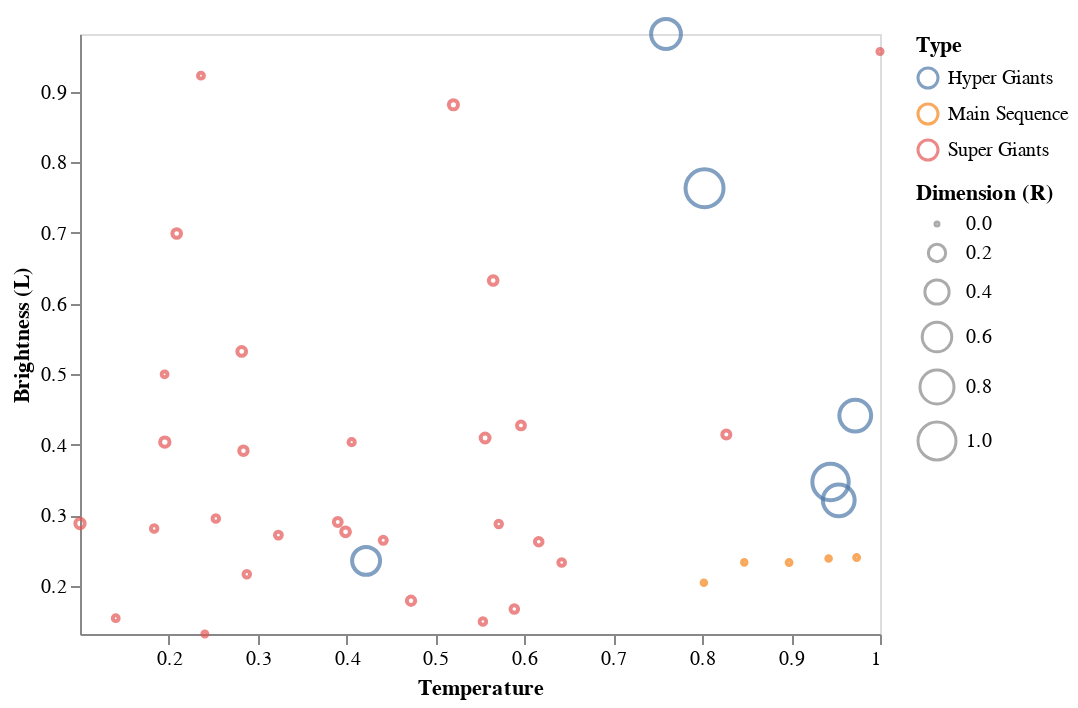

The notebook cell this image was saved under:
### Markdown cell above
Come il precedente grafico del dataset completo, non possiamo ricavare molte informazioni utili: i dati sono distribuiti in tutto l'intervallo. La differenza col grafico precedente è che qui i dati rappresentanti sono normalizzati quindi compresi nell'intervallo 0-1

Vengono ora rappresentati i grafici relativi alle singole classi spettrali considerando luminosità, temperatura, dimensione e tipo di stella

### Code cell
data = dataset[dataset['Spectral_Class'] == 'O']

alt.Chart(data).mark_point().encode( 
    
    x = alt.X('Temperature',
         scale = alt.Scale(domain = (min(data.Temperature), max(data.Temperature))),
         axis = alt.Axis(format='K', title='Temperature', grid = False)
         ),
    
    y = alt.Y('L',
         scale = alt.Scale(domain = (min(data.L), max(data.L))),
         axis = alt.Axis(format='K', title='Brightness (L)', grid = False)
         ),
    
    size = alt.Size('R', 
                    scale = alt.Scale(domain = [0, 1]), 
                    legend = alt.Legend(title = 'Dimension (R)')
                   ),
    
    color = 'Type:N'
    
)

### Figure 1 — Vega-Lite specification as saved in the notebook (floating-point values rounded to 4 significant figures)
{"config": {"view": {"continuousWidth": 400, "continuousHeight": 300}}, "data": {"name": "data-7e414a69e300ed81245f565c8c9fa314"}, "mark": "point", "encoding": {"color": {"type": "nominal", "field": "Type"}, "size": {"type": "quantitative", "field": "R", "legend": {"title": "Dimension (R)"}, "scale": {"domain": [0, 1]}}, "x": {"type": "quantitative", "axis": {"format": "K", "grid": false, "title": "Temperature"}, "field": "Temperature", "scale": {"domain": [0.1002, 1.0]}}, "y": {"type": "quantitative", "axis": {"format": "K", "grid": false, "title": "Brightness (L)"}, "field": "L", "scale": {"domain": [0.1319, 0.9819]}}}, "$schema": "https://vega.github.io/schema/vega-lite/v4.8.1.json", "datasets": {"data-7e414a69e300ed81245f565c8c9fa314": [{"Temperature": 0.9737, "L": 0.2402, "R": 0.005436, "A_M": 0.2258, "Color": "Blue", "Spectral_Class": "O", "Type": "Main Sequence"}, {"Temperature": 0.8977, "L": 0.2331, "R": 0.005231, "A_M": 0.2351, "Color": "Blue", "Spectral_Class": "O", "Type": "Main Sequence"}, {"Temperature": 1.0, "L": 0.9571, "R": 0.007181, "A_M": 0.1779, "Color": "Blue", "Spectral_Class": "O", "Type": "Super Giants"}, {"Temperature": 0.5533, "L": 0.1495, "R": 0.01847, "A_M": 0.1926, "Color": "Blue", "Spectral_Class": "O", "Type": "Super Giants"}, {"Temperature": 0.3989, "L": 0.2767, "R": 0.04259, "A_M": 0.1573, "Color": "Blue", "Spectral_Class": "O", "Type": "Super Giants"}, {"Temperature": 0.2406, "L": 0.1319, "R": 0.006154, "A_M": 0.1879, "Color": "Blue", "Spectral_Class": "O", "Type": "Super Giants"}, {"Temperature": 0.3233, "L": 0.272, "R": 0.02155, "A_M": 0.1814, "Color": "Blue", "Spectral_Class": "O", "Type": "Super Giants"}, {"Temperature": 0.5962, "L": 0.4274, "R": 0.03233, "A_M": 0.1904, "Color": "Blue", "Spectral_Class": "O", "Type": "Super Giants"}, {"Temperature": 0.2878, "L": 0.2166, "R": 0.01847, "A_M": 0.1745, "Color": "Blue", "Spectral_Class": "O", "Type": "Super Giants"}, {"Temperature": 0.5887, "L": 0.1672, "R": 0.02925, "A_M": 0.1776, "Color": "Blue", "Spectral_Class": "O", "Type": "Super Giants"}, {"Temperature": 0.8271, "L": 0.4144, "R": 0.03438, "A_M": 0.1917, "Color": "Blue", "Spectral_Class": "O", "Type": "Super Giants"}, {"Temperature": 0.9422, "L": 0.2389, "R": 0.003516, "A_M": 0.2301, "Color": "Blue", "Spectral_Class": "O", "Type": "Main Sequence"}, {"Temperature": 0.6161, "L": 0.2625, "R": 0.02925, "A_M": 0.1876, "Color": "Blue", "Spectral_Class": "O", "Type": "Super Giants"}, {"Temperature": 0.253, "L": 0.2955, "R": 0.01847, "A_M": 0.1775, "Color": "Blue", "Spectral_Class": "O", "Type": "Super Giants"}, {"Temperature": 0.2821, "L": 0.5321, "R": 0.04259, "A_M": 0.197, "Color": "Blue", "Spectral_Class": "O", "Type": "Super Giants"}, {"Temperature": 0.1002, "L": 0.2884, "R": 0.04978, "A_M": 0.1654, "Color": "Blue", "Spectral_Class": "O", "Type": "Super Giants"}, {"Temperature": 0.1836, "L": 0.2814, "R": 0.01796, "A_M": 0.1432, "Color": "Blue", "Spectral_Class": "O", "Type": "Super Giants"}, {"Temperature": 0.1404, "L": 0.1542, "R": 0.01231, "A_M": 0.147, "Color": "Blue", "Spectral_Class": "O", "Type": "Super Giants"}, {"Temperature": 0.4725, "L": 0.1789, "R": 0.03746, "A_M": 0.1948, "Color": "Blue", "Spectral_Class": "O", "Type": "Super Giants"}, {"Temperature": 0.642, "L": 0.2331, "R": 0.02001, "A_M": 0.1904, "Color": "Blue", "Spectral_Class": "O", "Type": "Super Giants"}, {"Temperature": 0.4058, "L": 0.4037, "R": 0.01539, "A_M": 0.1823, "Color": "Blue", "Spectral_Class": "O", "Type": "Super Giants"}, {"Temperature": 0.1953, "L": 0.4998, "R": 0.01231, "A_M": 0.1854, "Color": "Blue", "Spectral_Class": "O", "Type": "Super Giants"}, {"Temperature": 0.422, "L": 0.2355, "R": 0.5363, "A_M": 0.1132, "Color": "Blue", "Spectral_Class": "O", "Type": "Hyper Giants"}, {"Temperature": 0.8474, "L": 0.2333, "R": 0.003275, "A_M": 0.2298, "Color": "Blue", "Spectral_Class": "O", "Type": "Main Sequence"}, {"Temperature": 0.8019, "L": 0.2046, "R": 0.003197, "A_M": 0.2364, "Color": "Blue", "Spectral_Class": "O", "Type": "Main Sequence"}, {"Temperature": 0.5712, "L": 0.2876, "R": 0.01796, "A_M": 0.1767, "Color": "Blue", "Spectral_Class": "O", "Type": "Super Giants"}, {"Temperature": 0.284, "L": 0.3915, "R": 0.039, "A_M": 0.1532, "Color": "Blue", "Spectral_Class": "O", "Type": "Super Giants"}, {"Temperature": 0.1956, "L": 0.4037, "R": 0.05029, "A_M": 0.1545, "Color": "Blue", "Spectral_Class": "O", "Type": "Super Giants"}, {"Temperature": 0.5649, "L": 0.6327, "R": 0.04157, "A_M": 0.1859, "Color": "Blue", "Spectral_Class": "O", "Type": "Super Giants"}, {"Temperature": 0.3901, "L": 0.2905, "R": 0.03182, "A_M": 0.1742, "Color": "Blue", "Spectral_Class": "O", "Type": "Super Giants"}, {"Temperature": 0.4413, "L": 0.2646, "R": 0.0236, "A_M": 0.1398, "Color": "Blue", "Spectral_Class": "O", "Type": "Super Giants"}, {"Temperature": 0.209, "L": 0.6992, "R": 0.04105, "A_M": 0.1457, "Color": "Blue", "Spectral_Class": "O", "Type": "Super Giants"}, {"Temperature": 0.2362, "L": 0.9229, "R": 0.01283, "A_M": 0.1781, "Color": "Blue", "Spectral_Class": "O", "Type": "Super Giants"}, {"Temperature": 0.5558, "L": 0.4095, "R": 0.04413, "A_M": 0.1881, "Color": "Blue", "Spectral_Class": "O", "Type": "Super Giants"}, {"Temperature": 0.5202, "L": 0.8816, "R": 0.04721, "A_M": 0.143, "Color": "Blue", "Spectral_Class": "O", "Type": "Super Giants"}, {"Temperature": 0.9536, "L": 0.3212, "R": 0.6959, "A_M": 0.08224, "Color": "Blue", "Spectral_Class": "O", "Type": "Hyper Giants"}, {"Temperature": 0.8027, "L": 0.7634, "R": 1.0, "A_M": 0.03377, "Color": "Blue", "Spectral_Class": "O", "Type": "Hyper Giants"}, {"Temperature": 0.9721, "L": 0.4413, "R": 0.6959, "A_M": 0.06223, "Color": "Blue", "Spectral_Class": "O", "Type": "Hyper Giants"}, {"Temperature": 0.7593, "L": 0.9819, "R": 0.6128, "A_M": 0.04034, "Color": "Blue", "Spectral_Class": "O", "Type": "Hyper Giants"}, {"Temperature": 0.9444, "L": 0.3472, "R": 0.9151, "A_M": 0.1288, "Color": "Blue", "Spectral_Class": "O", "Type": "Hyper Giants"}]}}
